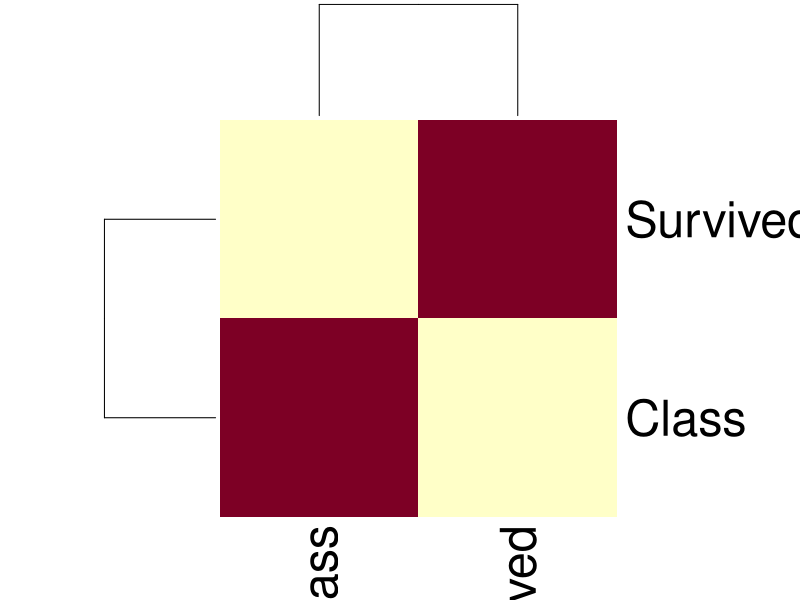
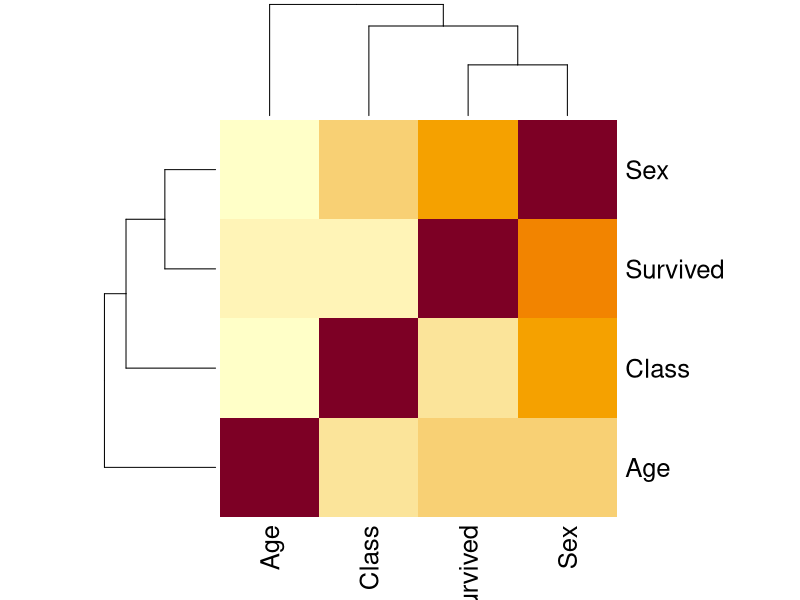

Reproduce these figures in R, in order.
####------------------------------------------------------------------------####
####------------------------------------------------------------------------####
####                                Check 5                                 ####
####------------------------------------------------------------------------####
####------------------------------------------------------------------------####

# Carga esto con Ctrl.+Enter
{
  # Cargamos los datos del Titanic
  data("Titanic")
  titanic <- as.data.frame(Titanic)
  # Expandimos el dataset segun la frecuencia, conservando los factores
  titan <- titanic[rep(1:nrow(titanic), titanic$Freq), 1:4]
  summary(titan)
  head(titan, 3)
  View(titan)
}
# Los datos se llaman: titan

####------------------------------------------------------------------------####
####                                  1)                                    ####
####------------------------------------------------------------------------####

# Comprueba que tipo de variables son:
# Continuas son numeros continuos: 
# Solo Freq, porque tiene una escala qe se define como numero
# Discretas son categorias o numeros sueltos: 
# El resto, categoricas todas.

####------------------------------------------------------------------------####
####                                  2)                                    ####
####------------------------------------------------------------------------####

# Tienen la misma media de edad los hombres que las mujeres?
filtro.Hombre <- which(titanic$Sex == "Male")
Edad.Hombre <- titan[filtro.Hombre,3]
Edad.Mujeres <- titan[-filtro.Hombre,3]
# El siguiente comando te muestra la tabla de conteo
table(Edad.Hombre)
table(Edad.Mujeres)
# Tiene sentido que no haya adultos hombres?
length(Edad.Hombre)+length(Edad.Mujeres) == length(titan$Age)
# Parece que si

# Para hacer la media, pasamos a numeros
Valores.H <- ifelse(Edad.Hombre == "Child", 0, 1)
Valores.M <- ifelse(Edad.Mujeres == "Child", 0, 1)
# Hacemos el test
t.test(Valores.H, Valores.M)
# Claramente, hay una descompensacion de mujeres y hombres. En particular,
# los hombres son mas jovenes en promedio que las mujeres.

####------------------------------------------------------------------------####
####                                  3)                                    ####
####------------------------------------------------------------------------####

# De que clase murieron mas personas? Existe una correlacion entre la supervivencia y la clase?

# Para contar, vamos hacer la tabla de contingencia:
head(titan,3)
table(titan[,c(1,4)])
# Podemos decir que de la tripulacion murieron el mayor numero de personas,
# seguidos de la tercera clase, la segunda y la primera, en ese orden.

# Para ver si existe una correlacion, veammos primero un mapa de calor,
# que consiste en la matriz de correlacion vista con colores.
# Creamos previamente un sub conjunto de datos con las variables que nos interesan.
Clase.Surv <- titan[,c(1,4)]
# No: 0, Yes: 1.
Clase.Surv$Survived <- ifelse(Clase.Surv$Survived == "No", 0, 1)
# Crew: 0, 1st: 1, 2nd: 2, 3rd: 3.
Clase.Surv$Class <- ifelse(Clase.Surv$Class == "Crew", 0, 
                           ifelse(Clase.Surv$Class == "1st", 1, 
                                  ifelse(Clase.Surv$Class == "2nd", 2, 3)))
head(Clase.Surv,10)
# Ahora hacemos la matriz de correlacion.
C <- cor(Clase.Surv)
heatmap(C)
# Parece que no ha correlacion. Veamos el test.
cor.test(Clase.Surv$Class, Clase.Surv$Survived)
# No hay una correlacion significativa entre las variables.

# Nos conformamos con esto? NOOO, porque las variables son categoricas, y por 
# hacerlas numeros no pasan a ser continuas. Debemos hacer un estudio mas deacuado.
# Una opcion es buscar test adecuados y ver si estan en R o implementarlos.
# Una opcion aceptable es hacer un anova. Se requiere para el test que Survived sea numerico
Clase.Surv$Class <- as.factor(Clase.Surv$Class)
result <- aov(Survived ~ Class, data = Clase.Surv)
summary(result)
# La clase es significativa frente a la supervivencia
print(result)
# Observa que dice que las clases estan algo desbalanceadas.
# Hagamos un post-hoc para ver que categorias son las mas afectadas.
tukey_result <- TukeyHSD(result)
print(tukey_result)
# Diferencias significativas con todas las clases salvo 3-0. Podemos concluir,
# que existen una correlacion fuerte entre la clase y la supervivencia.

####------------------------------------------------------------------------####
####                                  4)                                    ####
####------------------------------------------------------------------------####

# Existe una relacion entre el sexo y la supervivencia? Piensa la respuesta.
# A priori podemos decir que si, puesto que hay muchisimas mas mujeres que hombres.
# Veamos que dicen los test. Dado que son dos variables categoricas, hemos aprendido 
# la leccion. Directamente hacemos un anova.
# Male: 0, Female: 1
titan$Sex <- ifelse(titan$Sex == "Male", 0, 1)
result_SS <- aov(Sex ~ Survived, data = titan)
print(result_SS)
summary(result_SS)
# Hay diferencias significativas. Veamos el conteno como tal.
table(titan[,c(2,4)])
# Se observa que murieron muchos mas hombres. Luego si, el sexo se relaciona con la supervivencia.
# Seguramente, debido a la politica de mujeres y niños se salvan primero.

####------------------------------------------------------------------------####
####                                  5)                                    ####
####------------------------------------------------------------------------####

# Que diferencias significativas hay entre las distintas variables? 
# Si quieres dividir unos datos o medir la interacion entre dos varibles puedes hacerlo en 
# aov usando Variable1*Variable2. Y si quieres todas las variables se puede Variable ~.

# Hacemos todas las variables que faltan numericas (haz un summary y comprueba cuales)
# No: 0, Yes: 1.
titan$Survived <- ifelse(titan$Survived == "No", 0, 1)
# Crew: 0, 1st: 1, 2nd: 2, 3rd: 3.
titan$Class <- ifelse(titan$Class == "Crew", 0, 
                           ifelse(titan$Class == "1st", 1, 
                                  ifelse(titan$Class == "2nd", 2, 3)))
# Child: 0, Adult: 1.
titan$Age <- ifelse(titan$Age == "Child", 0, 1)
summary(titan)

# Existe una correlacion?
heatmap(cor(titan))
# Puedes observar que existe una leve correlacion entre: sex ~ survived, sex ~ class
# El test dice:
for (i in 1:ncol(titan)){
  for (j in i:ncol(titan)){
    if (i != j){
      result <- cor.test(titan[,i],titan[,j])
      print(paste(names(titan)[i], names(titan)[j], result$p.value))
    }
  }
}
# La correlacion se da entre Class ~ Sex + Age, Sex ~ Age + Survived, y Age ~ Survived

# Veamos un anova. Fijamos clase y estudiamos el resto.

result_T <- aov(Class ~ Sex * Age * Survived, data = titan)
summary(result_T)
# Podria existir cierto efecto de confusion entre Survived con Sex y Age.

####------------------------------------------------------------------------####
####                                  6)                                    ####
####------------------------------------------------------------------------####

# Llegados aqui. Comprueba que variables son normales (deben ser continuas primero)
# Y despues responde a la siguiente pregunta: 
# Sobrevivir en el titanic tenia una probabilidad alta, si o no?

# Que pasa si una muestra es discreta y le preguntamos si es discreta?
# Hacemos un apply para ir rapido
apply(titan,2,shapiro.test)
# Pues no dice nada sorpendente, ninguna es normal. 

# Cual es la probabilidad de sobrevivir en el titanic? Pues a priori, deberiamos saber
# todos los que estuvieron, que son mas que los del dataset. NOs conformamos para
# con usar la tasa de supervivencia. Esto es, los que han sobrevivido del total.
Total = length(titan$Survived)
Survived.Si = length(which(titan$Survived == 1))
Probabilidad.Survived = Survived.Si/Total
cat("La probabilidad de supervivencia es:",Probabilidad.Survived)
# Ya si es baja o alta, juzgalo tu. En mi opinion es baja.


# Ahora te invito a ir a la carpeta Lesson_6